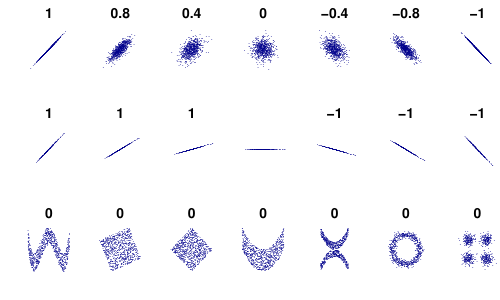

Write the R code that produced this figure.
library(mvtnorm)

set.seed(106)

MyPlot <- function(xy, xlim = c(-4, 4), ylim = c(-4, 4), eps = 1e-15) {
  title = round(cor(xy[,1], xy[,2]), 1)
  if (sd(xy[,2]) < eps) title = "" # corr. coeff. is undefined
  plot(xy, main = title, xlab = "", ylab = "",
       col = "darkblue", pch = 16, cex = 0.2,
       xaxt = "n", yaxt = "n", bty = "n",
       xlim = xlim, ylim = ylim)
}

MvNormal <- function(n = 1000, cor = 0.8) {
  for (i in cor) {
    sd = matrix(c(1, i, i, 1), ncol = 2)
    x = rmvnorm(n, c(0, 0), sd)
    MyPlot(x)
  }
}

rotation <- function(t, X) return(X %*% matrix(c(cos(t), sin(t), -sin(t), cos(t)), ncol = 2))

RotNormal <- function(n = 1000, t = pi/2) {
  sd = matrix(c(1, 1, 1, 1), ncol = 2)
  x = rmvnorm(n, c(0, 0), sd)
  for (i in t)
    MyPlot(rotation(i, x))
}

Others <- function(n = 1000) {
  x = runif(n, -1, 1)
  y = 4 * (x^2 - 1/2)^2 + runif(n, -1, 1)/3
  MyPlot(cbind(x,y), xlim = c(-1, 1), ylim = c(-1/3, 1+1/3))
  
  y = runif(n, -1, 1)
  xy = rotation(-pi/8, cbind(x,y))
  lim = sqrt(2+sqrt(2)) / sqrt(2)
  MyPlot(xy, xlim = c(-lim, lim), ylim = c(-lim, lim))
  
  xy = rotation(-pi/8, xy)
  MyPlot(xy, xlim = c(-sqrt(2), sqrt(2)), ylim = c(-sqrt(2), sqrt(2)))
  
  y = 2*x^2 + runif(n, -1, 1)
  MyPlot(cbind(x,y), xlim = c(-1, 1), ylim = c(-1, 3))
  
  y = (x^2 + runif(n, 0, 1/2)) * sample(seq(-1, 1, 2), n, replace = TRUE)
  MyPlot(cbind(x,y), xlim = c(-1.5, 1.5), ylim = c(-1.5, 1.5))
  
  y = cos(x*pi) + rnorm(n, 0, 1/8)
  x = sin(x*pi) + rnorm(n, 0, 1/8)
  MyPlot(cbind(x,y), xlim = c(-1.5, 1.5), ylim = c(-1.5, 1.5))
  
  xy1 = rmvnorm(n/4, c( 3,  3))
  xy2 = rmvnorm(n/4, c(-3,  3))
  xy3 = rmvnorm(n/4, c(-3, -3))
  xy4 = rmvnorm(n/4, c( 3, -3))
  MyPlot(rbind(xy1, xy2, xy3, xy4), xlim = c(-3-4, 3+4), ylim = c(-3-4, 3+4))
}

pdf(file="corr-image.pdf", width = 5, height = 3)
  par(mfrow = c(3, 7), oma = c(0,0,0,0), mar=c(2,2,2,0))
  MvNormal(800, c(1.0, 0.8, 0.4, 0.0, -0.4, -0.8, -1.0));
  RotNormal(200, c(0, pi/12, pi/6, pi/4, pi/2-pi/6, pi/2-pi/12, pi/2));
  Others(800)
dev.off() 